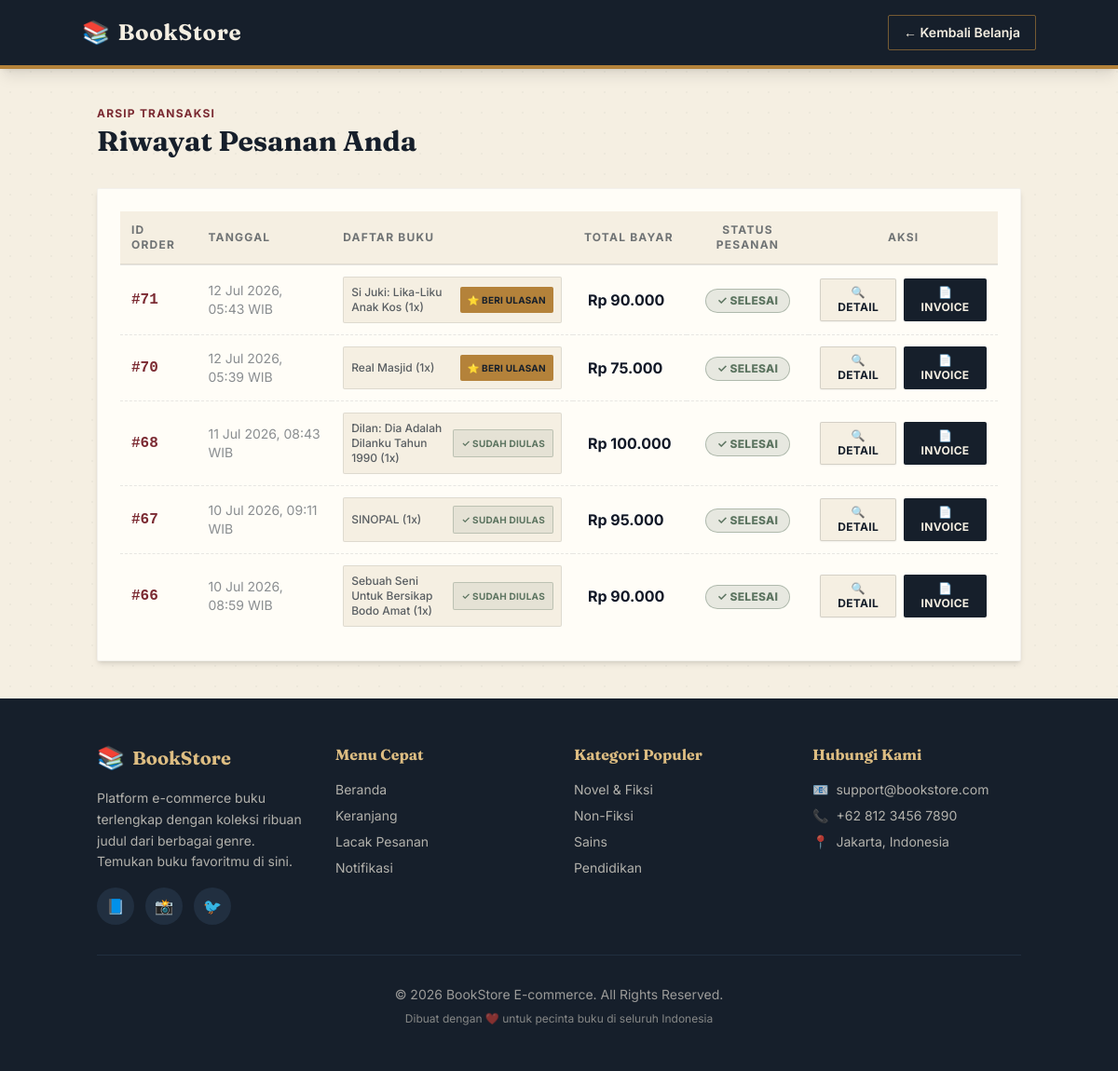
The app's page /buyer/track_order.php (signed in) with its own data.
### tables this page shows
CREATE TABLE `orders` (
  `id` int(11) NOT NULL,
  `buyer_id` int(11) NOT NULL,
  `seller_id` int(11) NOT NULL,
  `total_amount` decimal(10,2) NOT NULL,
  `status` enum('pending','paid','shipped','completed','cancelled') DEFAULT 'pending',
  `address` text NOT NULL,
  `phone` varchar(20) NOT NULL,
  `created_at` timestamp NOT NULL DEFAULT current_timestamp()
);

CREATE TABLE `order_items` (
  `id` int(11) NOT NULL,
  `order_id` int(11) NOT NULL,
  `product_id` int(11) NOT NULL,
  `quantity` int(11) NOT NULL,
  `price` decimal(10,2) NOT NULL
);

CREATE TABLE `products` (
  `id` int(11) NOT NULL,
  `seller_id` int(11) NOT NULL,
  `name` varchar(255) NOT NULL,
  `description` text DEFAULT NULL,
  `price` decimal(10,2) NOT NULL,
  `stock` int(11) NOT NULL,
  `category_id` int(11) NOT NULL,
  `author` varchar(100) DEFAULT NULL,
  `image` varchar(255) DEFAULT NULL
);

### buyer/track_order.php (the view, shortened to what this page needs)
<?php
include '../config/database.php';
$buyer_id = $_SESSION['user_id'];
$query_history = "SELECT o.id AS order_id, o.total_amount, o.status, o.created_at,
                         GROUP_CONCAT(CONCAT(p.name, ' (', oi.quantity, 'x)') SEPARATOR ', ') AS rincian_buku
                  FROM orders o
                  JOIN order_items oi ON o.id = oi.order_id
                  JOIN products p ON oi.product_id = p.id
                  WHERE o.buyer_id = '$buyer_id'
                  GROUP BY o.id
                  ORDER BY o.id DESC";
$result_history = mysqli_query($db, $query_history);
?>
<!DOCTYPE html>
<html lang="id">
<head>
    <script src="https://cdn.tailwindcss.com"></script>
</head>
<body class="bg-paper min-h-screen font-sans text-ink">
    <nav class="bg-ink text-paper p-4 shadow-lg border-b-4 border-brass">
        <div class="container mx-auto flex justify-between items-center">
            <a href="index.php" class="text-2xl font-serif font-bold tracking-wide flex items-center gap-2">
                <span class="text-brass-light">📚</span> BookStore
            </a>
            <a href="index.php" class="border border-brass/60 hover:bg-brass hover:text-ink px-4 py-2 rounded-sm font-semibold transition text-sm">← Kembali Belanja</a>
        </div>
    </nav>
    <main class="container mx-auto py-10 px-4 max-w-5xl">
        <div class="mb-8">
            <p class="text-xs font-bold uppercase tracking-widest text-maroon mb-1">Arsip Transaksi</p>
            <h1 class="text-3xl font-serif font-bold text-ink">Riwayat Pesanan Anda</h1>
        </div>
        <div class="bg-card p-6 rounded-sm shadow-md overflow-x-auto border border-ink/5">
            <table class="w-full border-collapse">
                <thead>
                    <tr class="border-b-2 border-ink/10 text-ink/60 text-left text-xs uppercase font-bold tracking-widest bg-paper">
                        <th class="p-3">ID Order</th>
                        <th class="p-3">Tanggal</th>
                        <th class="p-3">Daftar Buku</th>
                        <th class="p-3">Total Bayar</th>
                        <th class="p-3 text-center">Status Pesanan</th>
                        <th class="p-3 text-center">Aksi</th>
                    </tr>
                </thead>
                <tbody class="divide-y divide-dashed divide-ink/10 text-ink/80">
                    <?php if (mysqli_num_rows($result_history) > 0) : ?>
                        <?php while($row = mysqli_fetch_assoc($result_history)) : ?>
                        <tr class="hover:bg-paper/60 transition">
                            <td class="p-3 font-mono font-bold text-maroon">#<?= $row['order_id']; ?></td>
                            <td class="p-3 text-sm text-ink/50"><?= date('d M Y, H:i', strtotime($row['created_at'])); ?> WIB</td>
                            <td class="p-3 text-sm font-semibold text-ink max-w-xs">
                                <div class="space-y-2">
                                    <?php
                                    $order_id_check = $row['order_id'];
                                    $query_items = mysqli_query($db, "SELECT oi.product_id, p.name, oi.quantity
                                                                      FROM order_items oi
                                                                      JOIN products p ON oi.product_id = p.id
                                                                      WHERE oi.order_id = '$order_id_check'");
                                    $status_review_check = isset($row['status']) ? strtolower(trim($row['status'])) : '';
                                    while ($item = mysqli_fetch_assoc($query_items)) :
                                        $prod_id = $item['product_id'];
                                        $cek_review = mysqli_query($db, "SELECT id FROM reviews WHERE book_id = '$prod_id' AND order_id = '$order_id_check'");
                                        $sudah_review = mysqli_num_rows($cek_review) > 0;
                                    ?>
                                        <div class="flex flex-col sm:flex-row sm:items-center justify-between bg-paper p-2 rounded-sm border border-ink/10 gap-2">
                                            <span class="text-xs text-ink/70 font-medium"><?= htmlspecialchars($item['name']); ?> (<?= $item['quantity']; ?>x)</span>
                                            <?php if ($status_review_check == 'completed' || $status_review_check == 'selesai') : ?>
                                                <?php if (!$sudah_review) : ?>
                                                    <a href="review.php?book_id=<?= $prod_id; ?>&order_id=<?= $order_id_check; ?>"
                                                       class="inline-block bg-brass hover:bg-brass-light text-ink font-bold text-[10px] px-2 py-1 rounded-sm transition text-center shrink-0 uppercase tracking-wide">
                                                         ⭐ Beri Ulasan
                                                    </a>
                                                <?php else : ?>
                                                    <span class="text-[10px] text-sage font-bold bg-sage/10 px-2 py-1 rounded-sm border border-sage/30 text-center shrink-0 uppercase tracking-wide">
                                                         ✓ Sudah Diulas
                                                    </span>
                                                <?php endif; ?>
                                            <?php endif; ?>
                                        </div>
                                    <?php endwhile; ?>
                                </div>
                            </td>
                            <td class="p-4 font-bold text-gray-900 whitespace-nowrap">Rp <?= number_format($row['total_amount'], 0, ',', '.'); ?></td>
                            <td class="p-3 text-center">
                                <?php
                                $status_db = isset($row['status']) ? strtolower(trim($row['status'])) : '';
                                if ($status_db == 'pending' || $status_db == 'menunggu pembayaran') : ?>
                                    <span class="inline-block bg-yellow-100 text-yellow-800 border border-yellow-300 text-xs px-3 py-1 rounded-full font-extrabold uppercase tracking-wide">
                                        💳 Menunggu Pembayaran
                                    </span>
                                <?php elseif ($status_db == 'paid' || $status_db == 'diproses') : ?>
                                    <span class="inline-block bg-blue-100 text-blue-800 border border-blue-300 text-xs px-3 py-1 rounded-full font-extrabold uppercase tracking-wide">
                                        ⚙️ Diproses
                                    </span>
                                <?php elseif ($status_db == 'shipped' || $status_db == 'sedang dikirim') : ?>
                                    <span class="inline-block bg-orange-100 text-orange-800 border border-orange-300 text-xs px-3 py-1 rounded-full font-extrabold uppercase tracking-wide">
                                        🚚 Sedang Dikirim
                                    </span>
                                <?php elseif ($status_db == 'completed' || $status_db == 'selesai') : ?>
                                    <span class="inline-block bg-sage/15 text-sage border border-sage/40 text-xs px-3 py-1 rounded-full font-extrabold uppercase tracking-wide">
                                        ✓ Selesai
                                    </span>
                                <?php else : ?>
                                    <span class="inline-block bg-gray-100 text-gray-800 border border-gray-300 text-xs px-3 py-1 rounded-full font-extrabold uppercase tracking-wide">
                                        ⚠️ Unknown (<?= htmlspecialchars($row['status'] ?: 'Kosong'); ?>)
                                    </span>
                                <?php endif; ?>
                            </td>
                            <td class="p-3 text-center">
                                <div class="flex flex-col sm:flex-row justify-center items-center gap-2">
                                    <a href="detail_pesanan.php?order_id=<?= $row['order_id']; ?>"
                                       class="w-full sm:w-auto inline-block bg-paper text-ink border border-ink/15 hover:bg-ink hover:text-brass-light px-3 py-1.5 rounded-sm text-xs font-bold transition shadow-sm uppercase tracking-wide">
                                        🔍 Detail
                                    </a>
                                    <a href="invoice.php?id=<?= $row['order_id']; ?>"
                                       class="w-full sm:w-auto inline-block bg-ink text-paper border border-transparent hover:bg-maroon hover:text-paper px-3 py-1.5 rounded-sm text-xs font-bold transition shadow-sm uppercase tracking-wide">
                                        📄 Invoice
                                    </a>
                                </div>
                            </td>
                        </tr>
                        <?php endwhile; ?>
                    <?php else : ?>
                        <tr>
                            <td colspan="6" class="text-center py-8 text-ink/40 italic font-serif">Kamu belum pernah melakukan transaksi apa pun.</td>
                        </tr>
                    <?php endif; ?>
                </tbody>
            </table>
        </div>
    </main>
    <?php include '../components/buyer_footer.php'; ?>
</body>
</html>

### buyer/track_order.php (style rules this page uses)
body { background-color: #F5EFE2; background-image: radial-gradient(#00000008 1px, transparent 1px); background-size: 22px 22px; }

### records on screen
orders: id "71", created_at "12 Jul 2026, 05:43", total_amount "90.000", status "✓ SELESAI"
order_items: product.name "Si Juki: Lika-Liku Anak Kos", quantity "1"
orders: id "70", created_at "12 Jul 2026, 05:39", total_amount "75.000", status "✓ SELESAI"
order_items: product.name "Real Masjid", quantity "1"
orders: id "68", created_at "11 Jul 2026, 08:43", total_amount "100.000", status "✓ SELESAI"
order_items: product.name "Dilan: Dia Adalah Dilanku Tahun 1990", quantity "1", shows "✓ SUDAH DIULAS"
orders: id "67", created_at "10 Jul 2026, 09:11", total_amount "95.000", status "✓ SELESAI"
order_items: product.name "SINOPAL", quantity "1", shows "✓ SUDAH DIULAS"
orders: id "66", created_at "10 Jul 2026, 08:59", total_amount "90.000", status "✓ SELESAI"
order_items: product.name "Sebuah Seni Untuk Bersikap Bodo Amat", quantity "1", shows "✓ SUDAH DIULAS"
